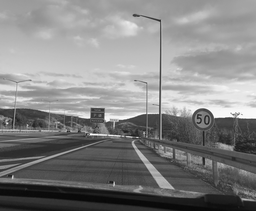
#> input picture input.png, 256 x 211 px, shrunk from 652 x 538 before the run, found by its file name
$ jupyter execute --allow-errors part1b.ipynb
#> lines starting #> are read from the running program, lines starting #| are printed output that depends on the picture
[cell 1]
import numpy as np
import cv2
import matplotlib.pyplot as plt

def correlationMeasure(P, T):
    return np.sum(P * T)

def zeroMeanCorrelationMeasure(P, T):
    T_mean = np.mean(T)
    return np.sum(P * (T - T_mean))

def sumOfSquaredDifferenceMeasure(P, T):
    return np.sum((P - T) ** 2)

def normalizedCrossCorrelationMeasure(P, T):
    P_mean = np.mean(P)
    T_mean = np.mean(T)
    numerator = np.sum((P - P_mean) * (T - T_mean))
    denominator = np.sqrt(np.sum((P - P_mean) ** 2) * np.sum((T - T_mean) ** 2))
    return numerator / denominator

def template_matching(input_image, template_image, measure_function):
    h, w = template_image.shape
    M, N = input_image.shape
    a = h // 2
    b = w // 2
    result_image = np.zeros((M, N))
    for x in range(a, M - a):
        for y in range(b, N - b):
            patch = input_image[x - a:x + a + 1, y - b:y + b + 1]
            result_image[x, y] = measure_function(patch, template_image)
    return result_image

# Read the input and template images
input2_image = cv2.imread(r"C:\Users\ecena\OneDrive\Belgeler\Image Processing - Different Measurements\input.png", cv2.IMREAD_GRAYSCALE)
#> input2_image is the input picture: shape (211, 256); min 7, max 255, mean 132.1
template_image = cv2.imread(r"C:\Users\ecena\OneDrive\Belgeler\Image Processing - Different Measurements\template.png", cv2.IMREAD_GRAYSCALE)
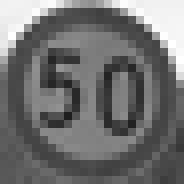
#> input picture template.png, 23 x 23 px, shrunk from 59 x 59 before the run, found by its file name (shown 8 times larger)
#> template_image is the input picture: shape (23, 23); min 30, max 255, mean 112.5


# Perform template matching
correlation_result_2 = template_matching(input2_image, template_image, correlationMeasure)
#> after the loop in template_matching, `for x in range(a, M - a):`:
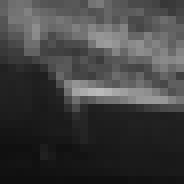
#> patch: shape (23, 23) (shown 8 times larger); min 15, max 186, mean 64
#> after the loop in template_matching, `for x in range(a, M - a):`:
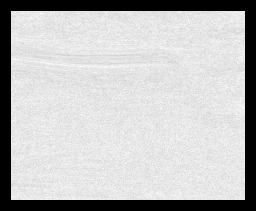
#> result_image: shape (211, 256) float64; min 0, max 73607, mean 54521.1; drawn with min black and max white
zero_mean_result_2 = template_matching(input2_image, template_image, zeroMeanCorrelationMeasure)
#> after the loop in template_matching (call 2), `for x in range(a, M - a):`:
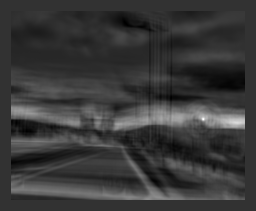
#> result_image: shape (211, 256) float64; min -375291.6, max 1504013.4, mean 48016.7; drawn with min black and max white
squared_difference_result_2 = template_matching(input2_image, template_image, sumOfSquaredDifferenceMeasure)
#> after the loop in template_matching (call 3), `for x in range(a, M - a):`:
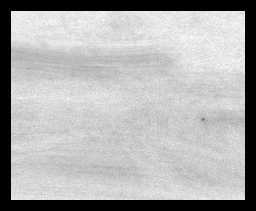
#> result_image: shape (211, 256) float64; min 0, max 67256, mean 45617.6; drawn with min black and max white
normalized_cross_correlation_result_2 = template_matching(input2_image, template_image, normalizedCrossCorrelationMeasure)
#> after the loop in template_matching (call 4), `for x in range(a, M - a):`:
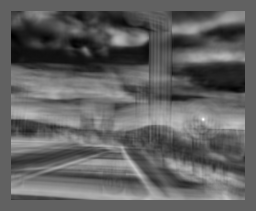
#> result_image: shape (211, 256) float64; min -0.6, max 0.973, mean 0.00207; drawn with min black and max white

# Convert the result images to unsigned 8-bit integers
correlation_result_2 = cv2.normalize(correlation_result_2, None, 0, 255, cv2.NORM_MINMAX).astype(np.uint8)
zero_mean_result_2 = cv2.normalize(zero_mean_result_2, None, 0, 255, cv2.NORM_MINMAX).astype(np.uint8)
squared_difference_result_2 = cv2.normalize(squared_difference_result_2, None, 0, 255, cv2.NORM_MINMAX).astype(np.uint8)
normalized_cross_correlation_result_2 = cv2.normalize(normalized_cross_correlation_result_2, None, 0, 255, cv2.NORM_MINMAX).astype(np.uint8)

# Create a subplot with spacing between images
fig, axs = plt.subplots(2, 2, figsize=(10, 10))
fig.tight_layout(pad=5.0)

# Display the resulting images using matplotlib
axs[0, 0].imshow(correlation_result_2, cmap='jet')
axs[0, 0].set_title('Correlation for Input 2')

#> (the rest of this cell did not finish here and is left out)
